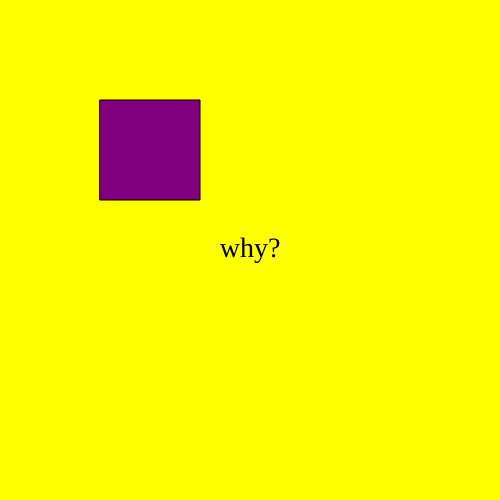
Frame 1 (no input)
Frame 60 (no input): identical to frame 1, image omitted
Frame 120 (the mouse pressed at the canvas centre since frame 60): identical to frame 1, image omitted

The p5.js sketch that drew this single still picture (run headless with seeded random() and noise() and a simulated clock; from frame 60 on, the mouse is pressed at the canvas centre):

// p5.js sketch
// ── sketch.js
let state = 0;

function setup() {
  createCanvas(500, 500);
  textAlign(CENTER, CENTER);
  rectMode(CENTER);
  textSize(28);
  textFont("Georgia");
}

function draw() {

  switch (state) {

    case 0:
      background("yellow");
      text("why?", width / 2, height / 2);
      break;

    case 1:
      background("red");
      text("because I said so", width / 2, height / 2, 400, 500);
      break;
  }

  push();
  fill("purple");
  rectMode(CORNER) ;
  rect(100, 100, 100, 100);
  pop();

}


function mouseReleased() {
  if ((mouseX > 100) && (mouseX < 200) && (mouseY > 100) && (mouseY < 200)) {
    state = (state + 1) % 2;
  }
}
